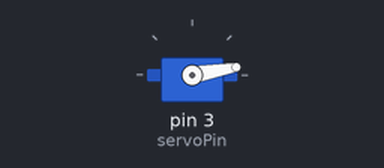
Recording of a sketch running on a simulated Arduino Uno, built with avr-gcc and run on an emulated ATmega328P. On the bench: servo.

Above: at 2.1 s.
At 10.1 s:
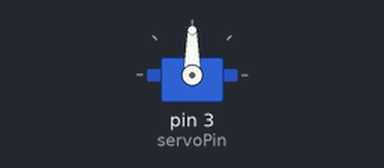
At 18.1 s:
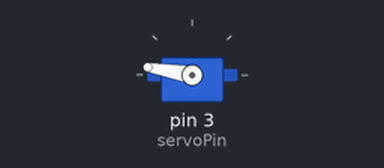
At 34.1 s:
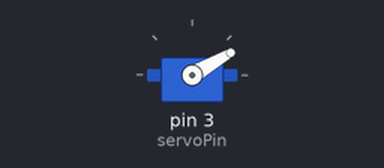
Timing chart, 0 to 40.0 s (numbered marks = the images above):
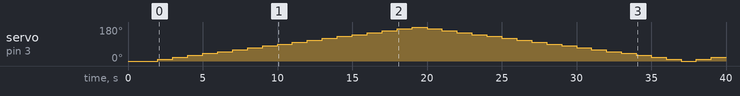

Measured:
- by itself, servo on pin 3 (servoPin): 0° → 10° at 2.0 s, → 20° 1.0 s later, → 30° 1.0 s later, → 40° 1.0 s later, … (38 changes in this stretch)

The sketch:

sg90_4.ino
```cpp
/**
 * SG90
 */
// 라이브러리 사용
#include <Servo.h>

// 서버 연결핀
const int servoPin = 3;
Servo myservo;

void setup(){
  myservo.attach(servoPin);
  myservo.write(0);
  delay(1000);
}


void loop() {
  for(int i=0; i<180;i+=10){
    myservo.write(i);
    delay(1000);
  }

  for(int i=180;i>0;i-=10){
    myservo.write(i);
    delay(1000);
  }
}
```
